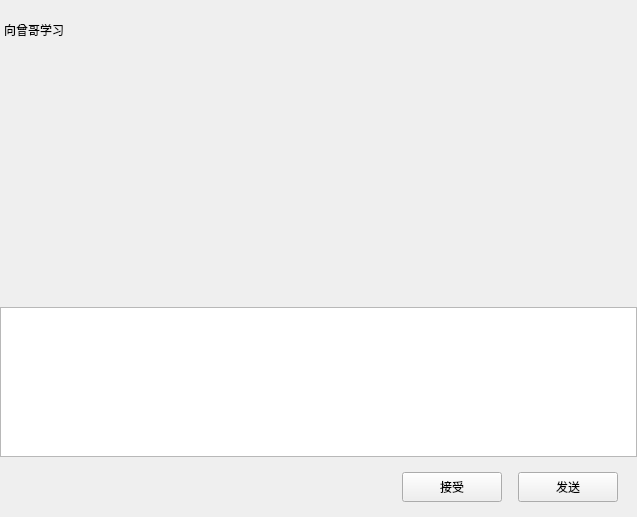
<?xml version="1.0" encoding="UTF-8"?>
<ui version="4.0">
 <class>ChatPage</class>
 <widget class="QWidget" name="ChatPage">
  <property name="geometry">
   <rect>
    <x>0</x>
    <y>0</y>
    <width>637</width>
    <height>517</height>
   </rect>
  </property>
  <property name="windowTitle">
   <string>Form</string>
  </property>
  <layout class="QVBoxLayout" name="verticalLayout">
   <property name="spacing">
    <number>0</number>
   </property>
   <property name="leftMargin">
    <number>0</number>
   </property>
   <property name="topMargin">
    <number>0</number>
   </property>
   <property name="rightMargin">
    <number>0</number>
   </property>
   <property name="bottomMargin">
    <number>0</number>
   </property>
   <item>
    <widget class="QWidget" name="title_wid" native="true">
     <property name="minimumSize">
      <size>
       <width>0</width>
       <height>60</height>
      </size>
     </property>
     <property name="maximumSize">
      <size>
       <width>16777215</width>
       <height>60</height>
      </size>
     </property>
     <layout class="QVBoxLayout" name="verticalLayout_7">
      <property name="leftMargin">
       <number>2</number>
      </property>
      <property name="topMargin">
       <number>2</number>
      </property>
      <property name="rightMargin">
       <number>2</number>
      </property>
      <property name="bottomMargin">
       <number>2</number>
      </property>
      <item>
       <widget class="QWidget" name="widget_3" native="true">
        <layout class="QHBoxLayout" name="horizontalLayout_6">
         <property name="leftMargin">
          <number>2</number>
         </property>
         <property name="topMargin">
          <number>2</number>
         </property>
         <property name="rightMargin">
          <number>2</number>
         </property>
         <property name="bottomMargin">
          <number>2</number>
         </property>
         <item>
          <widget class="QLabel" name="title_lb_2">
           <property name="text">
            <string>向曾哥学习</string>
           </property>
          </widget>
         </item>
        </layout>
       </widget>
      </item>
     </layout>
    </widget>
   </item>
   <item>
    <widget class="ChatView" name="chat_data_list" native="true">
     <property name="minimumSize">
      <size>
       <width>0</width>
       <height>0</height>
      </size>
     </property>
     <property name="maximumSize">
      <size>
       <width>16777215</width>
       <height>16777215</height>
      </size>
     </property>
    </widget>
   </item>
   <item>
    <widget class="QWidget" name="tool_wid" native="true">
     <property name="minimumSize">
      <size>
       <width>0</width>
       <height>60</height>
      </size>
     </property>
     <property name="maximumSize">
      <size>
       <width>16777215</width>
       <height>60</height>
      </size>
     </property>
     <layout class="QVBoxLayout" name="verticalLayout_8">
      <property name="leftMargin">
       <number>0</number>
      </property>
      <property name="topMargin">
       <number>0</number>
      </property>
      <property name="rightMargin">
       <number>0</number>
      </property>
      <property name="bottomMargin">
       <number>0</number>
      </property>
      <item>
       <widget class="QWidget" name="widget_5" native="true">
        <layout class="QHBoxLayout" name="horizontalLayout_7">
         <item>
          <spacer name="horizontalSpacer_8">
           <property name="orientation">
            <enum>Qt::Orientation::Horizontal</enum>
           </property>
           <property name="sizeType">
            <enum>QSizePolicy::Policy::Fixed</enum>
           </property>
           <property name="sizeHint" stdset="0">
            <size>
             <width>5</width>
             <height>20</height>
            </size>
           </property>
          </spacer>
         </item>
         <item>
          <widget class="ClickedLabel" name="emo_lb_2">
           <property name="minimumSize">
            <size>
             <width>25</width>
             <height>25</height>
            </size>
           </property>
           <property name="maximumSize">
            <size>
             <width>25</width>
             <height>25</height>
            </size>
           </property>
           <property name="text">
            <string/>
           </property>
          </widget>
         </item>
         <item>
          <spacer name="horizontalSpacer_9">
           <property name="orientation">
            <enum>Qt::Orientation::Horizontal</enum>
           </property>
           <property name="sizeType">
            <enum>QSizePolicy::Policy::Fixed</enum>
           </property>
           <property name="sizeHint" stdset="0">
            <size>
             <width>5</width>
             <height>20</height>
            </size>
           </property>
          </spacer>
         </item>
         <item>
          <widget class="ClickedLabel" name="file_lb_2">
           <property name="minimumSize">
            <size>
             <width>25</width>
             <height>25</height>
            </size>
           </property>
           <property name="maximumSize">
            <size>
             <width>25</width>
             <height>25</height>
            </size>
           </property>
           <property name="text">
            <string/>
           </property>
          </widget>
         </item>
         <item>
          <spacer name="horizontalSpacer_10">
           <property name="orientation">
            <enum>Qt::Orientation::Horizontal</enum>
           </property>
           <property name="sizeHint" stdset="0">
            <size>
             <width>40</width>
             <height>20</height>
            </size>
           </property>
          </spacer>
         </item>
        </layout>
       </widget>
      </item>
     </layout>
    </widget>
   </item>
   <item>
    <widget class="MessageTextEdit" name="chatEdit">
     <property name="minimumSize">
      <size>
       <width>0</width>
       <height>150</height>
      </size>
     </property>
     <property name="maximumSize">
      <size>
       <width>16777215</width>
       <height>150</height>
      </size>
     </property>
    </widget>
   </item>
   <item>
    <widget class="QWidget" name="send_wid" native="true">
     <property name="minimumSize">
      <size>
       <width>0</width>
       <height>60</height>
      </size>
     </property>
     <property name="maximumSize">
      <size>
       <width>16777215</width>
       <height>60</height>
      </size>
     </property>
     <layout class="QHBoxLayout" name="horizontalLayout_8">
      <item>
       <spacer name="horizontalSpacer_11">
        <property name="orientation">
         <enum>Qt::Orientation::Horizontal</enum>
        </property>
        <property name="sizeHint" stdset="0">
         <size>
          <width>40</width>
          <height>20</height>
         </size>
        </property>
       </spacer>
      </item>
      <item>
       <widget class="ClickedBtn" name="receive_btn_2">
        <property name="minimumSize">
         <size>
          <width>100</width>
          <height>30</height>
         </size>
        </property>
        <property name="maximumSize">
         <size>
          <width>100</width>
          <height>30</height>
         </size>
        </property>
        <property name="text">
         <string>接受</string>
        </property>
       </widget>
      </item>
      <item>
       <spacer name="horizontalSpacer_12">
        <property name="orientation">
         <enum>Qt::Orientation::Horizontal</enum>
        </property>
        <property name="sizeType">
         <enum>QSizePolicy::Policy::Fixed</enum>
        </property>
        <property name="sizeHint" stdset="0">
         <size>
          <width>10</width>
          <height>20</height>
         </size>
        </property>
       </spacer>
      </item>
      <item>
       <widget class="ClickedBtn" name="send_btn_2">
        <property name="minimumSize">
         <size>
          <width>100</width>
          <height>30</height>
         </size>
        </property>
        <property name="maximumSize">
         <size>
          <width>100</width>
          <height>30</height>
         </size>
        </property>
        <property name="text">
         <string>发送</string>
        </property>
       </widget>
      </item>
      <item>
       <spacer name="horizontalSpacer_13">
        <property name="orientation">
         <enum>Qt::Orientation::Horizontal</enum>
        </property>
        <property name="sizeType">
         <enum>QSizePolicy::Policy::Fixed</enum>
        </property>
        <property name="sizeHint" stdset="0">
         <size>
          <width>10</width>
          <height>20</height>
         </size>
        </property>
       </spacer>
      </item>
     </layout>
    </widget>
   </item>
  </layout>
 </widget>
 <customwidgets>
  <customwidget>
   <class>ClickedLabel</class>
   <extends>QLabel</extends>
   <header>clickedlabel.h</header>
  </customwidget>
  <customwidget>
   <class>ClickedBtn</class>
   <extends>QPushButton</extends>
   <header location="global">clickedbtn.h</header>
  </customwidget>
  <customwidget>
   <class>ChatView</class>
   <extends>QWidget</extends>
   <header location="global">chatview.h</header>
   <container>1</container>
  </customwidget>
  <customwidget>
   <class>MessageTextEdit</class>
   <extends>QTextEdit</extends>
   <header location="global">messagetextedit.h</header>
  </customwidget>
 </customwidgets>
 <resources/>
 <connections/>
</ui>
